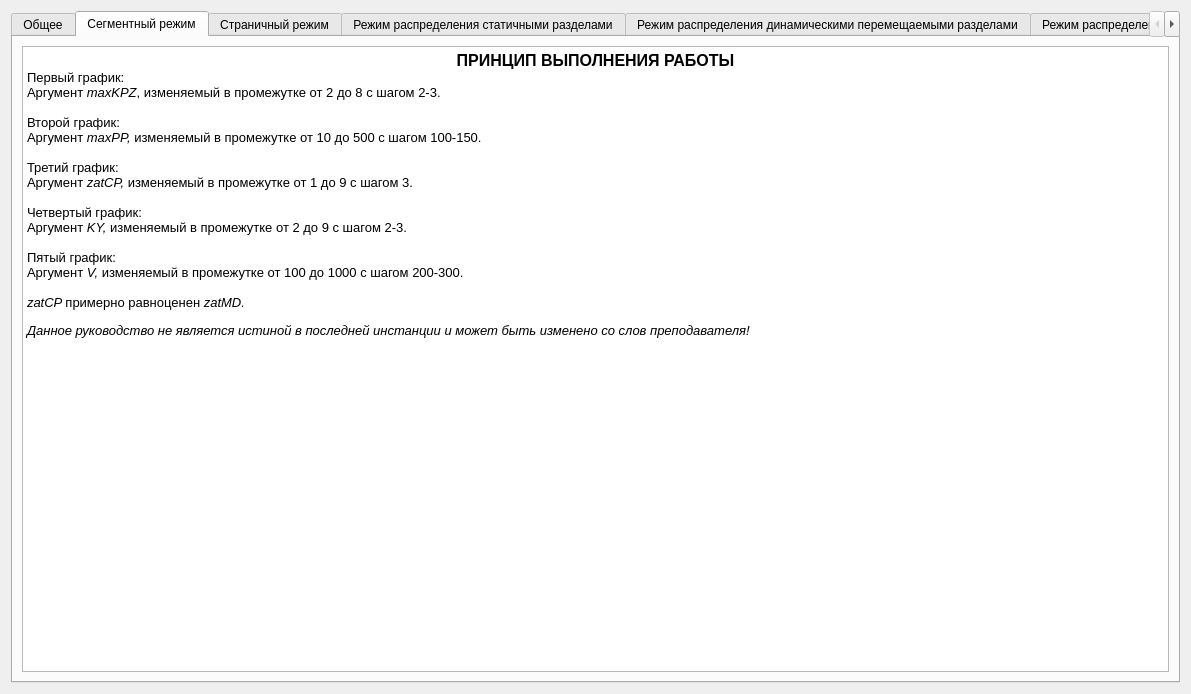
<?xml version="1.0" encoding="UTF-8"?>
<ui version="4.0">
 <class>help_window</class>
 <widget class="QDialog" name="help_window">
  <property name="geometry">
   <rect>
    <x>0</x>
    <y>0</y>
    <width>1191</width>
    <height>694</height>
   </rect>
  </property>
  <property name="windowTitle">
   <string>Dialog</string>
  </property>
  <layout class="QVBoxLayout" name="verticalLayout">
   <item>
    <widget class="QTabWidget" name="tabWidget">
     <property name="currentIndex">
      <number>1</number>
     </property>
     <widget class="QWidget" name="tab">
      <attribute name="title">
       <string>Общее</string>
      </attribute>
      <layout class="QGridLayout" name="gridLayout">
       <item row="0" column="0">
        <widget class="QTextBrowser" name="textBrowser">
         <property name="html">
          <string>&lt;!DOCTYPE HTML PUBLIC &quot;-//W3C//DTD HTML 4.0//EN&quot; &quot;http://www.w3.org/TR/REC-html40/strict.dtd&quot;&gt;
&lt;html&gt;&lt;head&gt;&lt;meta name=&quot;qrichtext&quot; content=&quot;1&quot; /&gt;&lt;style type=&quot;text/css&quot;&gt;
p, li { white-space: pre-wrap; }
&lt;/style&gt;&lt;/head&gt;&lt;body style=&quot; font-family:'MS Shell Dlg 2'; font-size:8.25pt; font-weight:400; font-style:normal;&quot;&gt;
&lt;p align=&quot;center&quot; style=&quot; margin-top:0px; margin-bottom:0px; margin-left:0px; margin-right:0px; -qt-block-indent:0; text-indent:0px;&quot;&gt;&lt;span style=&quot; font-family:'MS Shell Dlg 2'; font-size:12pt; font-weight:600;&quot;&gt;ОСНОВНЫЕ СОКРАЩЕНИЯ&lt;/span&gt;&lt;/p&gt;
&lt;p style=&quot; margin-top:0px; margin-bottom:0px; margin-left:0px; margin-right:0px; -qt-block-indent:0; text-indent:0px;&quot;&gt;&lt;span style=&quot; font-family:'MS Shell Dlg 2'; font-size:10pt;&quot;&gt;Количество устройств: &lt;/span&gt;&lt;span style=&quot; font-family:'MS Shell Dlg 2'; font-size:10pt; font-style:italic;&quot;&gt;KY&lt;/span&gt;&lt;span style=&quot; font-family:'MS Shell Dlg 2'; font-size:10pt;&quot;&gt; &lt;/span&gt;&lt;/p&gt;
&lt;p style=&quot; margin-top:0px; margin-bottom:0px; margin-left:0px; margin-right:0px; -qt-block-indent:0; text-indent:0px;&quot;&gt;&lt;span style=&quot; font-family:'MS Shell Dlg 2'; font-size:10pt;&quot;&gt;Макс. Объем памяти: &lt;/span&gt;&lt;span style=&quot; font-family:'MS Shell Dlg 2'; font-size:10pt; font-style:italic;&quot;&gt;V&lt;/span&gt;&lt;/p&gt;
&lt;p style=&quot; margin-top:0px; margin-bottom:0px; margin-left:0px; margin-right:0px; -qt-block-indent:0; text-indent:0px;&quot;&gt;&lt;span style=&quot; font-family:'MS Shell Dlg 2'; font-size:10pt;&quot;&gt;Затраты ЦП на перемещение сегмента: &lt;/span&gt;&lt;span style=&quot; font-family:'MS Shell Dlg 2'; font-size:10pt; font-style:italic;&quot;&gt;zatCP&lt;/span&gt;&lt;/p&gt;
&lt;p style=&quot; margin-top:0px; margin-bottom:0px; margin-left:0px; margin-right:0px; -qt-block-indent:0; text-indent:0px;&quot;&gt;&lt;span style=&quot; font-family:'MS Shell Dlg 2'; font-size:10pt;&quot;&gt;Затраты МД на перемещение сегмента: &lt;/span&gt;&lt;span style=&quot; font-family:'MS Shell Dlg 2'; font-size:10pt; font-style:italic;&quot;&gt;zatMD&lt;/span&gt;&lt;/p&gt;
&lt;p style=&quot; margin-top:0px; margin-bottom:0px; margin-left:0px; margin-right:0px; -qt-block-indent:0; text-indent:0px;&quot;&gt;&lt;span style=&quot; font-family:'MS Shell Dlg 2'; font-size:10pt;&quot;&gt;Количество заданий: &lt;/span&gt;&lt;span style=&quot; font-family:'MS Shell Dlg 2'; font-size:10pt; font-style:italic;&quot;&gt;KZ&lt;/span&gt;&lt;/p&gt;
&lt;p style=&quot; margin-top:0px; margin-bottom:0px; margin-left:0px; margin-right:0px; -qt-block-indent:0; text-indent:0px;&quot;&gt;&lt;span style=&quot; font-family:'MS Shell Dlg 2'; font-size:10pt;&quot;&gt;Максимальное количество процессов в задании: &lt;/span&gt;&lt;span style=&quot; font-family:'MS Shell Dlg 2'; font-size:10pt; font-style:italic;&quot;&gt;maxKPZ&lt;/span&gt;&lt;/p&gt;
&lt;p style=&quot; margin-top:0px; margin-bottom:0px; margin-left:0px; margin-right:0px; -qt-block-indent:0; text-indent:0px;&quot;&gt;&lt;span style=&quot; font-family:'MS Shell Dlg 2'; font-size:10pt;&quot;&gt;Максимальная продолжительность процесса: &lt;/span&gt;&lt;span style=&quot; font-family:'MS Shell Dlg 2'; font-size:10pt; font-style:italic;&quot;&gt;maxPP&lt;/span&gt;&lt;/p&gt;
&lt;p style=&quot; margin-top:0px; margin-bottom:0px; margin-left:0px; margin-right:0px; -qt-block-indent:0; text-indent:0px;&quot;&gt;&lt;span style=&quot; font-family:'MS Shell Dlg 2'; font-size:10pt;&quot;&gt;Максимальный размер памяти процесса: &lt;/span&gt;&lt;span style=&quot; font-family:'MS Shell Dlg 2'; font-size:10pt; font-style:italic;&quot;&gt;maxVP&lt;/span&gt;&lt;/p&gt;
&lt;p style=&quot; margin-top:0px; margin-bottom:0px; margin-left:0px; margin-right:0px; -qt-block-indent:0; text-indent:0px;&quot;&gt;&lt;span style=&quot; font-family:'MS Shell Dlg 2'; font-size:10pt;&quot;&gt;Cреднее время выполнения одного задания: &lt;/span&gt;&lt;span style=&quot; font-family:'MS Shell Dlg 2'; font-size:10pt; font-style:italic;&quot;&gt;srT&lt;/span&gt;&lt;/p&gt;
&lt;p style=&quot; margin-top:0px; margin-bottom:0px; margin-left:0px; margin-right:0px; -qt-block-indent:0; text-indent:0px;&quot;&gt;&lt;span style=&quot; font-family:'MS Shell Dlg 2'; font-size:10pt;&quot;&gt;Количество статических разделов: &lt;/span&gt;&lt;span style=&quot; font-family:'MS Shell Dlg 2'; font-size:10pt; font-style:italic;&quot;&gt;KR&lt;/span&gt;&lt;/p&gt;
&lt;p style=&quot;-qt-paragraph-type:empty; margin-top:0px; margin-bottom:0px; margin-left:0px; margin-right:0px; -qt-block-indent:0; text-indent:0px; font-family:'MS Shell Dlg 2'; font-size:10pt;&quot;&gt;&lt;br /&gt;&lt;/p&gt;
&lt;p align=&quot;center&quot; style=&quot; margin-top:0px; margin-bottom:0px; margin-left:0px; margin-right:0px; -qt-block-indent:0; text-indent:0px;&quot;&gt;&lt;span style=&quot; font-family:'MS Shell Dlg 2'; font-size:12pt; font-weight:600;&quot;&gt;ПРИНЦИП ВЫПОЛНЕНИЯ РАБОТЫ&lt;/span&gt;&lt;/p&gt;
&lt;p style=&quot; margin-top:0px; margin-bottom:0px; margin-left:0px; margin-right:0px; -qt-block-indent:0; text-indent:0px;&quot;&gt;&lt;span style=&quot; font-family:'MS Shell Dlg 2'; font-size:10pt;&quot;&gt;Необходимо построить графики зависимости среднего времени выполнения одного задания от количества устройств при разных аргументах. Аргументы для каждого задания описаны в конкретных вкладках данного руководства. &lt;/span&gt;&lt;/p&gt;
&lt;p style=&quot;-qt-paragraph-type:empty; margin-top:0px; margin-bottom:0px; margin-left:0px; margin-right:0px; -qt-block-indent:0; text-indent:0px; font-family:'MS Shell Dlg 2'; font-size:10pt;&quot;&gt;&lt;br /&gt;&lt;/p&gt;
&lt;p style=&quot; margin-top:0px; margin-bottom:0px; margin-left:0px; margin-right:0px; -qt-block-indent:0; text-indent:0px;&quot;&gt;&lt;span style=&quot; font-family:'MS Shell Dlg 2'; font-size:10pt;&quot;&gt;Количество заданий нужно изменять в промежутке от 1 до 30 с шагом 3-5.&lt;/span&gt;&lt;/p&gt;
&lt;p style=&quot;-qt-paragraph-type:empty; margin-top:0px; margin-bottom:0px; margin-left:0px; margin-right:0px; -qt-block-indent:0; text-indent:0px; font-family:'MS Shell Dlg 2'; font-size:10pt;&quot;&gt;&lt;br /&gt;&lt;/p&gt;
&lt;p style=&quot; margin-top:0px; margin-bottom:0px; margin-left:0px; margin-right:0px; -qt-block-indent:0; text-indent:0px;&quot;&gt;&lt;span style=&quot; font-family:'MS Shell Dlg 2'; font-size:10pt;&quot;&gt;Значения полей, не использующихся в построении графиков:&lt;/span&gt;&lt;/p&gt;
&lt;p style=&quot;-qt-paragraph-type:empty; margin-top:0px; margin-bottom:0px; margin-left:0px; margin-right:0px; -qt-block-indent:0; text-indent:0px; font-family:'MS Shell Dlg 2'; font-size:10pt;&quot;&gt;&lt;br /&gt;&lt;/p&gt;
&lt;p style=&quot; margin-top:0px; margin-bottom:0px; margin-left:0px; margin-right:0px; -qt-block-indent:0; text-indent:0px;&quot;&gt;&lt;span style=&quot; font-family:'MS Shell Dlg 2'; font-size:10pt; font-style:italic;&quot;&gt;KY&lt;/span&gt;&lt;span style=&quot; font-family:'MS Shell Dlg 2'; font-size:10pt;&quot;&gt; = 2-5, &lt;/span&gt;&lt;span style=&quot; font-family:'MS Shell Dlg 2'; font-size:10pt; font-style:italic;&quot;&gt;zatCP&lt;/span&gt;&lt;span style=&quot; font-family:'MS Shell Dlg 2'; font-size:10pt;&quot;&gt; = 1, &lt;/span&gt;&lt;span style=&quot; font-family:'MS Shell Dlg 2'; font-size:10pt; font-style:italic;&quot;&gt;zatMD&lt;/span&gt;&lt;span style=&quot; font-family:'MS Shell Dlg 2'; font-size:10pt;&quot;&gt; = 1, &lt;/span&gt;&lt;span style=&quot; font-family:'MS Shell Dlg 2'; font-size:10pt; font-style:italic;&quot;&gt;V&lt;/span&gt;&lt;span style=&quot; font-family:'MS Shell Dlg 2'; font-size:10pt;&quot;&gt; = 1000-2000, &lt;/span&gt;&lt;span style=&quot; font-family:'MS Shell Dlg 2'; font-size:10pt; font-style:italic;&quot;&gt;maxPP&lt;/span&gt;&lt;span style=&quot; font-family:'MS Shell Dlg 2'; font-size:10pt;&quot;&gt; = 30-50, &lt;/span&gt;&lt;span style=&quot; font-family:'MS Shell Dlg 2'; font-size:10pt; font-style:italic;&quot;&gt;maxVP&lt;/span&gt;&lt;span style=&quot; font-family:'MS Shell Dlg 2'; font-size:10pt;&quot;&gt; = 30-50, &lt;/span&gt;&lt;span style=&quot; font-family:'MS Shell Dlg 2'; font-size:10pt; font-style:italic;&quot;&gt;maxKPZ&lt;/span&gt;&lt;span style=&quot; font-family:'MS Shell Dlg 2'; font-size:10pt;&quot;&gt; = 2-5.&lt;/span&gt;&lt;/p&gt;
&lt;p style=&quot;-qt-paragraph-type:empty; margin-top:0px; margin-bottom:0px; margin-left:0px; margin-right:0px; -qt-block-indent:0; text-indent:0px; font-family:'MS Shell Dlg 2'; font-size:10pt;&quot;&gt;&lt;br /&gt;&lt;/p&gt;
&lt;p style=&quot; margin-top:0px; margin-bottom:0px; margin-left:0px; margin-right:0px; -qt-block-indent:0; text-indent:0px;&quot;&gt;&lt;span style=&quot; font-family:'MS Shell Dlg 2'; font-size:10pt;&quot;&gt;К примеру, если аргументом в конкретном построении является zatCP, то его значение изменяется в промежутке от 1 до 9 с шагом 3, а остальные характеристики выглядят так: &lt;/span&gt;&lt;/p&gt;
&lt;p style=&quot;-qt-paragraph-type:empty; margin-top:0px; margin-bottom:0px; margin-left:0px; margin-right:0px; -qt-block-indent:0; text-indent:0px; font-family:'MS Shell Dlg 2'; font-size:10pt;&quot;&gt;&lt;br /&gt;&lt;/p&gt;
&lt;p style=&quot; margin-top:0px; margin-bottom:0px; margin-left:0px; margin-right:0px; -qt-block-indent:0; text-indent:0px;&quot;&gt;&lt;span style=&quot; font-family:'MS Shell Dlg 2'; font-size:10pt; font-style:italic;&quot;&gt;KY&lt;/span&gt;&lt;span style=&quot; font-family:'MS Shell Dlg 2'; font-size:10pt;&quot;&gt; = 2-5, &lt;/span&gt;&lt;span style=&quot; font-family:'MS Shell Dlg 2'; font-size:10pt; font-style:italic;&quot;&gt;zatMD&lt;/span&gt;&lt;span style=&quot; font-family:'MS Shell Dlg 2'; font-size:10pt;&quot;&gt; = 1, &lt;/span&gt;&lt;span style=&quot; font-family:'MS Shell Dlg 2'; font-size:10pt; font-style:italic;&quot;&gt;V&lt;/span&gt;&lt;span style=&quot; font-family:'MS Shell Dlg 2'; font-size:10pt;&quot;&gt; = 1000-2000, &lt;/span&gt;&lt;span style=&quot; font-family:'MS Shell Dlg 2'; font-size:10pt; font-style:italic;&quot;&gt;maxPP&lt;/span&gt;&lt;span style=&quot; font-family:'MS Shell Dlg 2'; font-size:10pt;&quot;&gt; = 30-50, &lt;/span&gt;&lt;span style=&quot; font-family:'MS Shell Dlg 2'; font-size:10pt; font-style:italic;&quot;&gt;maxVP&lt;/span&gt;&lt;span style=&quot; font-family:'MS Shell Dlg 2'; font-size:10pt;&quot;&gt; = 30-50, &lt;/span&gt;&lt;span style=&quot; font-family:'MS Shell Dlg 2'; font-size:10pt; font-style:italic;&quot;&gt;maxKPZ&lt;/span&gt;&lt;span style=&quot; font-family:'MS Shell Dlg 2'; font-size:10pt;&quot;&gt; = 2-5.&lt;/span&gt;&lt;/p&gt;
&lt;p style=&quot;-qt-paragraph-type:empty; margin-top:0px; margin-bottom:0px; margin-left:0px; margin-right:0px; -qt-block-indent:0; text-indent:0px; font-family:'MS Shell Dlg 2'; font-size:10pt;&quot;&gt;&lt;br /&gt;&lt;/p&gt;
&lt;p style=&quot; margin-top:0px; margin-bottom:0px; margin-left:0px; margin-right:0px; -qt-block-indent:0; text-indent:0px;&quot;&gt;&lt;span style=&quot; font-family:'MS Shell Dlg 2'; font-size:10pt; font-style:italic;&quot;&gt;Данное руководство не является истиной в последней инстанции и может быть изменено со слов преподавателя!&lt;/span&gt;&lt;/p&gt;
&lt;p style=&quot;-qt-paragraph-type:empty; margin-top:0px; margin-bottom:0px; margin-left:0px; margin-right:0px; -qt-block-indent:0; text-indent:0px; font-family:'MS Shell Dlg 2'; font-size:10pt;&quot;&gt;&lt;br /&gt;&lt;/p&gt;&lt;/body&gt;&lt;/html&gt;</string>
         </property>
        </widget>
       </item>
      </layout>
     </widget>
     <widget class="QWidget" name="tab_3">
      <attribute name="title">
       <string>Сегментный режим</string>
      </attribute>
      <layout class="QGridLayout" name="gridLayout_2">
       <item row="0" column="0">
        <widget class="QTextBrowser" name="textBrowser_2">
         <property name="html">
          <string>&lt;!DOCTYPE HTML PUBLIC &quot;-//W3C//DTD HTML 4.0//EN&quot; &quot;http://www.w3.org/TR/REC-html40/strict.dtd&quot;&gt;
&lt;html&gt;&lt;head&gt;&lt;meta name=&quot;qrichtext&quot; content=&quot;1&quot; /&gt;&lt;style type=&quot;text/css&quot;&gt;
p, li { white-space: pre-wrap; }
&lt;/style&gt;&lt;/head&gt;&lt;body style=&quot; font-family:'MS Shell Dlg 2'; font-size:8.25pt; font-weight:400; font-style:normal;&quot;&gt;
&lt;p align=&quot;center&quot; style=&quot; margin-top:0px; margin-bottom:0px; margin-left:0px; margin-right:0px; -qt-block-indent:0; text-indent:0px;&quot;&gt;&lt;span style=&quot; font-family:'MS Shell Dlg 2'; font-size:12pt; font-weight:600;&quot;&gt;ПРИНЦИП ВЫПОЛНЕНИЯ РАБОТЫ&lt;/span&gt;&lt;/p&gt;
&lt;p style=&quot; margin-top:0px; margin-bottom:0px; margin-left:0px; margin-right:0px; -qt-block-indent:0; text-indent:0px;&quot;&gt;&lt;span style=&quot; font-family:'MS Shell Dlg 2'; font-size:10pt;&quot;&gt;Первый график:&lt;/span&gt;&lt;/p&gt;
&lt;p style=&quot; margin-top:0px; margin-bottom:0px; margin-left:0px; margin-right:0px; -qt-block-indent:0; text-indent:0px;&quot;&gt;&lt;span style=&quot; font-family:'MS Shell Dlg 2'; font-size:10pt;&quot;&gt;Аргумент &lt;/span&gt;&lt;span style=&quot; font-family:'MS Shell Dlg 2'; font-size:10pt; font-style:italic;&quot;&gt;maxKPZ&lt;/span&gt;&lt;span style=&quot; font-family:'MS Shell Dlg 2'; font-size:10pt;&quot;&gt;, изменяемый в промежутке от 2 до 8 с шагом 2-3.&lt;/span&gt;&lt;/p&gt;
&lt;p style=&quot;-qt-paragraph-type:empty; margin-top:0px; margin-bottom:0px; margin-left:0px; margin-right:0px; -qt-block-indent:0; text-indent:0px; font-family:'MS Shell Dlg 2'; font-size:10pt;&quot;&gt;&lt;br /&gt;&lt;/p&gt;
&lt;p style=&quot; margin-top:0px; margin-bottom:0px; margin-left:0px; margin-right:0px; -qt-block-indent:0; text-indent:0px;&quot;&gt;&lt;span style=&quot; font-family:'MS Shell Dlg 2'; font-size:10pt;&quot;&gt;Второй график:&lt;/span&gt;&lt;/p&gt;
&lt;p style=&quot; margin-top:0px; margin-bottom:0px; margin-left:0px; margin-right:0px; -qt-block-indent:0; text-indent:0px;&quot;&gt;&lt;span style=&quot; font-family:'MS Shell Dlg 2'; font-size:10pt;&quot;&gt;Аргумент &lt;/span&gt;&lt;span style=&quot; font-family:'MS Shell Dlg 2'; font-size:10pt; font-style:italic;&quot;&gt;maxPP, &lt;/span&gt;&lt;span style=&quot; font-family:'MS Shell Dlg 2'; font-size:10pt;&quot;&gt;изменяемый в промежутке от 10 до 500 с шагом 100-150.&lt;/span&gt;&lt;/p&gt;
&lt;p style=&quot;-qt-paragraph-type:empty; margin-top:0px; margin-bottom:0px; margin-left:0px; margin-right:0px; -qt-block-indent:0; text-indent:0px; font-family:'MS Shell Dlg 2'; font-size:10pt;&quot;&gt;&lt;br /&gt;&lt;/p&gt;
&lt;p style=&quot; margin-top:0px; margin-bottom:0px; margin-left:0px; margin-right:0px; -qt-block-indent:0; text-indent:0px;&quot;&gt;&lt;span style=&quot; font-family:'MS Shell Dlg 2'; font-size:10pt;&quot;&gt;Третий график:&lt;/span&gt;&lt;/p&gt;
&lt;p style=&quot; margin-top:0px; margin-bottom:0px; margin-left:0px; margin-right:0px; -qt-block-indent:0; text-indent:0px;&quot;&gt;&lt;span style=&quot; font-family:'MS Shell Dlg 2'; font-size:10pt;&quot;&gt;Аргумент &lt;/span&gt;&lt;span style=&quot; font-family:'MS Shell Dlg 2'; font-size:10pt; font-style:italic;&quot;&gt;zatCP, &lt;/span&gt;&lt;span style=&quot; font-family:'MS Shell Dlg 2'; font-size:10pt;&quot;&gt;изменяемый в промежутке от 1 до 9 с шагом 3.&lt;/span&gt;&lt;/p&gt;
&lt;p style=&quot;-qt-paragraph-type:empty; margin-top:0px; margin-bottom:0px; margin-left:0px; margin-right:0px; -qt-block-indent:0; text-indent:0px; font-family:'MS Shell Dlg 2'; font-size:10pt;&quot;&gt;&lt;br /&gt;&lt;/p&gt;
&lt;p style=&quot; margin-top:0px; margin-bottom:0px; margin-left:0px; margin-right:0px; -qt-block-indent:0; text-indent:0px;&quot;&gt;&lt;span style=&quot; font-family:'MS Shell Dlg 2'; font-size:10pt;&quot;&gt;Четвертый график:&lt;/span&gt;&lt;/p&gt;
&lt;p style=&quot; margin-top:0px; margin-bottom:0px; margin-left:0px; margin-right:0px; -qt-block-indent:0; text-indent:0px;&quot;&gt;&lt;span style=&quot; font-family:'MS Shell Dlg 2'; font-size:10pt;&quot;&gt;Аргумент &lt;/span&gt;&lt;span style=&quot; font-family:'MS Shell Dlg 2'; font-size:10pt; font-style:italic;&quot;&gt;KY, &lt;/span&gt;&lt;span style=&quot; font-family:'MS Shell Dlg 2'; font-size:10pt;&quot;&gt;изменяемый в промежутке от 2 до 9 с шагом 2-3.&lt;/span&gt;&lt;/p&gt;
&lt;p style=&quot;-qt-paragraph-type:empty; margin-top:0px; margin-bottom:0px; margin-left:0px; margin-right:0px; -qt-block-indent:0; text-indent:0px; font-family:'MS Shell Dlg 2'; font-size:10pt;&quot;&gt;&lt;br /&gt;&lt;/p&gt;
&lt;p style=&quot; margin-top:0px; margin-bottom:0px; margin-left:0px; margin-right:0px; -qt-block-indent:0; text-indent:0px;&quot;&gt;&lt;span style=&quot; font-family:'MS Shell Dlg 2'; font-size:10pt;&quot;&gt;Пятый график:&lt;/span&gt;&lt;/p&gt;
&lt;p style=&quot; margin-top:0px; margin-bottom:0px; margin-left:0px; margin-right:0px; -qt-block-indent:0; text-indent:0px;&quot;&gt;&lt;span style=&quot; font-family:'MS Shell Dlg 2'; font-size:10pt;&quot;&gt;Аргумент &lt;/span&gt;&lt;span style=&quot; font-family:'MS Shell Dlg 2'; font-size:10pt; font-style:italic;&quot;&gt;V, &lt;/span&gt;&lt;span style=&quot; font-family:'MS Shell Dlg 2'; font-size:10pt;&quot;&gt;изменяемый в промежутке от 100 до 1000 с шагом 200-300.&lt;/span&gt;&lt;/p&gt;
&lt;p style=&quot;-qt-paragraph-type:empty; margin-top:0px; margin-bottom:0px; margin-left:0px; margin-right:0px; -qt-block-indent:0; text-indent:0px; font-family:'MS Shell Dlg 2'; font-size:10pt;&quot;&gt;&lt;br /&gt;&lt;/p&gt;
&lt;p style=&quot; margin-top:0px; margin-bottom:0px; margin-left:0px; margin-right:0px; -qt-block-indent:0; text-indent:0px;&quot;&gt;&lt;span style=&quot; font-family:'MS Shell Dlg 2'; font-size:10pt; font-style:italic;&quot;&gt;zatCP &lt;/span&gt;&lt;span style=&quot; font-family:'MS Shell Dlg 2'; font-size:10pt;&quot;&gt;примерно равноценен&lt;/span&gt;&lt;span style=&quot; font-family:'MS Shell Dlg 2'; font-size:10pt; font-style:italic;&quot;&gt; zatMD.&lt;/span&gt;&lt;/p&gt;
&lt;p style=&quot;-qt-paragraph-type:empty; margin-top:0px; margin-bottom:0px; margin-left:0px; margin-right:0px; -qt-block-indent:0; text-indent:0px; font-family:'MS Shell Dlg 2'; font-size:7.8pt;&quot;&gt;&lt;br /&gt;&lt;/p&gt;
&lt;p style=&quot; margin-top:0px; margin-bottom:0px; margin-left:0px; margin-right:0px; -qt-block-indent:0; text-indent:0px;&quot;&gt;&lt;span style=&quot; font-family:'MS Shell Dlg 2'; font-size:10pt; font-style:italic;&quot;&gt;Данное руководство не является истиной в последней инстанции и может быть изменено со слов преподавателя!&lt;/span&gt;&lt;/p&gt;
&lt;p style=&quot;-qt-paragraph-type:empty; margin-top:0px; margin-bottom:0px; margin-left:0px; margin-right:0px; -qt-block-indent:0; text-indent:0px; font-family:'MS Shell Dlg 2'; font-size:10pt;&quot;&gt;&lt;br /&gt;&lt;/p&gt;&lt;/body&gt;&lt;/html&gt;</string>
         </property>
        </widget>
       </item>
      </layout>
     </widget>
     <widget class="QWidget" name="tab_4">
      <attribute name="title">
       <string>Страничный режим</string>
      </attribute>
      <layout class="QGridLayout" name="gridLayout_3">
       <item row="0" column="0">
        <widget class="QTextBrowser" name="textBrowser_3">
         <property name="html">
          <string>&lt;!DOCTYPE HTML PUBLIC &quot;-//W3C//DTD HTML 4.0//EN&quot; &quot;http://www.w3.org/TR/REC-html40/strict.dtd&quot;&gt;
&lt;html&gt;&lt;head&gt;&lt;meta name=&quot;qrichtext&quot; content=&quot;1&quot; /&gt;&lt;style type=&quot;text/css&quot;&gt;
p, li { white-space: pre-wrap; }
&lt;/style&gt;&lt;/head&gt;&lt;body style=&quot; font-family:'MS Shell Dlg 2'; font-size:8.25pt; font-weight:400; font-style:normal;&quot;&gt;
&lt;p align=&quot;center&quot; style=&quot; margin-top:0px; margin-bottom:0px; margin-left:0px; margin-right:0px; -qt-block-indent:0; text-indent:0px;&quot;&gt;&lt;span style=&quot; font-family:'MS Shell Dlg 2'; font-size:12pt; font-weight:600;&quot;&gt;ПРИНЦИП ВЫПОЛНЕНИЯ РАБОТЫ&lt;/span&gt;&lt;/p&gt;
&lt;p style=&quot; margin-top:0px; margin-bottom:0px; margin-left:0px; margin-right:0px; -qt-block-indent:0; text-indent:0px;&quot;&gt;&lt;span style=&quot; font-family:'MS Shell Dlg 2'; font-size:10pt;&quot;&gt;Первый график:&lt;/span&gt;&lt;/p&gt;
&lt;p style=&quot; margin-top:0px; margin-bottom:0px; margin-left:0px; margin-right:0px; -qt-block-indent:0; text-indent:0px;&quot;&gt;&lt;span style=&quot; font-family:'MS Shell Dlg 2'; font-size:10pt;&quot;&gt;Аргумент &lt;/span&gt;&lt;span style=&quot; font-family:'MS Shell Dlg 2'; font-size:10pt; font-style:italic;&quot;&gt;maxKPZ&lt;/span&gt;&lt;span style=&quot; font-family:'MS Shell Dlg 2'; font-size:10pt;&quot;&gt;, изменяемый в промежутке от 2 до 8 с шагом 2-3.&lt;/span&gt;&lt;/p&gt;
&lt;p style=&quot;-qt-paragraph-type:empty; margin-top:0px; margin-bottom:0px; margin-left:0px; margin-right:0px; -qt-block-indent:0; text-indent:0px; font-family:'MS Shell Dlg 2'; font-size:10pt;&quot;&gt;&lt;br /&gt;&lt;/p&gt;
&lt;p style=&quot; margin-top:0px; margin-bottom:0px; margin-left:0px; margin-right:0px; -qt-block-indent:0; text-indent:0px;&quot;&gt;&lt;span style=&quot; font-family:'MS Shell Dlg 2'; font-size:10pt;&quot;&gt;Второй график:&lt;/span&gt;&lt;/p&gt;
&lt;p style=&quot; margin-top:0px; margin-bottom:0px; margin-left:0px; margin-right:0px; -qt-block-indent:0; text-indent:0px;&quot;&gt;&lt;span style=&quot; font-family:'MS Shell Dlg 2'; font-size:10pt;&quot;&gt;Аргумент &lt;/span&gt;&lt;span style=&quot; font-family:'MS Shell Dlg 2'; font-size:10pt; font-style:italic;&quot;&gt;maxPP, &lt;/span&gt;&lt;span style=&quot; font-family:'MS Shell Dlg 2'; font-size:10pt;&quot;&gt;изменяемый в промежутке от 10 до 500 с шагом 100-150.&lt;/span&gt;&lt;/p&gt;
&lt;p style=&quot;-qt-paragraph-type:empty; margin-top:0px; margin-bottom:0px; margin-left:0px; margin-right:0px; -qt-block-indent:0; text-indent:0px; font-family:'MS Shell Dlg 2'; font-size:10pt;&quot;&gt;&lt;br /&gt;&lt;/p&gt;
&lt;p style=&quot; margin-top:0px; margin-bottom:0px; margin-left:0px; margin-right:0px; -qt-block-indent:0; text-indent:0px;&quot;&gt;&lt;span style=&quot; font-family:'MS Shell Dlg 2'; font-size:10pt;&quot;&gt;Третий график:&lt;/span&gt;&lt;/p&gt;
&lt;p style=&quot; margin-top:0px; margin-bottom:0px; margin-left:0px; margin-right:0px; -qt-block-indent:0; text-indent:0px;&quot;&gt;&lt;span style=&quot; font-family:'MS Shell Dlg 2'; font-size:10pt;&quot;&gt;Аргумент &lt;/span&gt;&lt;span style=&quot; font-family:'MS Shell Dlg 2'; font-size:10pt; font-style:italic;&quot;&gt;zatCP, &lt;/span&gt;&lt;span style=&quot; font-family:'MS Shell Dlg 2'; font-size:10pt;&quot;&gt;изменяемый в промежутке от 1 до 9 с шагом 3.&lt;/span&gt;&lt;/p&gt;
&lt;p style=&quot;-qt-paragraph-type:empty; margin-top:0px; margin-bottom:0px; margin-left:0px; margin-right:0px; -qt-block-indent:0; text-indent:0px; font-family:'MS Shell Dlg 2'; font-size:10pt;&quot;&gt;&lt;br /&gt;&lt;/p&gt;
&lt;p style=&quot; margin-top:0px; margin-bottom:0px; margin-left:0px; margin-right:0px; -qt-block-indent:0; text-indent:0px;&quot;&gt;&lt;span style=&quot; font-family:'MS Shell Dlg 2'; font-size:10pt;&quot;&gt;Четвертый график:&lt;/span&gt;&lt;/p&gt;
&lt;p style=&quot; margin-top:0px; margin-bottom:0px; margin-left:0px; margin-right:0px; -qt-block-indent:0; text-indent:0px;&quot;&gt;&lt;span style=&quot; font-family:'MS Shell Dlg 2'; font-size:10pt;&quot;&gt;Аргумент &lt;/span&gt;&lt;span style=&quot; font-family:'MS Shell Dlg 2'; font-size:10pt; font-style:italic;&quot;&gt;KY, &lt;/span&gt;&lt;span style=&quot; font-family:'MS Shell Dlg 2'; font-size:10pt;&quot;&gt;изменяемый в промежутке от 2 до 9 с шагом 2-3.&lt;/span&gt;&lt;/p&gt;
&lt;p style=&quot;-qt-paragraph-type:empty; margin-top:0px; margin-bottom:0px; margin-left:0px; margin-right:0px; -qt-block-indent:0; text-indent:0px; font-family:'MS Shell Dlg 2'; font-size:10pt;&quot;&gt;&lt;br /&gt;&lt;/p&gt;
&lt;p style=&quot; margin-top:0px; margin-bottom:0px; margin-left:0px; margin-right:0px; -qt-block-indent:0; text-indent:0px;&quot;&gt;&lt;span style=&quot; font-family:'MS Shell Dlg 2'; font-size:10pt;&quot;&gt;Пятый график:&lt;/span&gt;&lt;/p&gt;
&lt;p style=&quot; margin-top:0px; margin-bottom:0px; margin-left:0px; margin-right:0px; -qt-block-indent:0; text-indent:0px;&quot;&gt;&lt;span style=&quot; font-family:'MS Shell Dlg 2'; font-size:10pt;&quot;&gt;Аргумент &lt;/span&gt;&lt;span style=&quot; font-family:'MS Shell Dlg 2'; font-size:10pt; font-style:italic;&quot;&gt;V, &lt;/span&gt;&lt;span style=&quot; font-family:'MS Shell Dlg 2'; font-size:10pt;&quot;&gt;изменяемый в промежутке от 100 до 1000 с шагом 200-300.&lt;/span&gt;&lt;/p&gt;
&lt;p style=&quot;-qt-paragraph-type:empty; margin-top:0px; margin-bottom:0px; margin-left:0px; margin-right:0px; -qt-block-indent:0; text-indent:0px; font-family:'MS Shell Dlg 2'; font-size:10pt;&quot;&gt;&lt;br /&gt;&lt;/p&gt;
&lt;p style=&quot; margin-top:0px; margin-bottom:0px; margin-left:0px; margin-right:0px; -qt-block-indent:0; text-indent:0px;&quot;&gt;&lt;span style=&quot; font-family:'MS Shell Dlg 2'; font-size:10pt; font-style:italic;&quot;&gt;zatCP &lt;/span&gt;&lt;span style=&quot; font-family:'MS Shell Dlg 2'; font-size:10pt;&quot;&gt;примерно равноценен&lt;/span&gt;&lt;span style=&quot; font-family:'MS Shell Dlg 2'; font-size:10pt; font-style:italic;&quot;&gt; zatMD.&lt;/span&gt;&lt;/p&gt;
&lt;p style=&quot;-qt-paragraph-type:empty; margin-top:0px; margin-bottom:0px; margin-left:0px; margin-right:0px; -qt-block-indent:0; text-indent:0px; font-family:'MS Shell Dlg 2'; font-size:7.8pt;&quot;&gt;&lt;br /&gt;&lt;/p&gt;
&lt;p style=&quot; margin-top:0px; margin-bottom:0px; margin-left:0px; margin-right:0px; -qt-block-indent:0; text-indent:0px;&quot;&gt;&lt;span style=&quot; font-family:'MS Shell Dlg 2'; font-size:10pt; font-style:italic;&quot;&gt;Данное руководство не является истиной в последней инстанции и может быть изменено со слов преподавателя!&lt;/span&gt;&lt;/p&gt;
&lt;p style=&quot;-qt-paragraph-type:empty; margin-top:0px; margin-bottom:0px; margin-left:0px; margin-right:0px; -qt-block-indent:0; text-indent:0px; font-family:'MS Shell Dlg 2'; font-size:10pt;&quot;&gt;&lt;br /&gt;&lt;/p&gt;&lt;/body&gt;&lt;/html&gt;</string>
         </property>
        </widget>
       </item>
      </layout>
     </widget>
     <widget class="QWidget" name="tab_5">
      <attribute name="title">
       <string>Режим распределения статичными разделами</string>
      </attribute>
      <layout class="QGridLayout" name="gridLayout_4">
       <item row="0" column="0">
        <widget class="QTextBrowser" name="textBrowser_4">
         <property name="html">
          <string>&lt;!DOCTYPE HTML PUBLIC &quot;-//W3C//DTD HTML 4.0//EN&quot; &quot;http://www.w3.org/TR/REC-html40/strict.dtd&quot;&gt;
&lt;html&gt;&lt;head&gt;&lt;meta name=&quot;qrichtext&quot; content=&quot;1&quot; /&gt;&lt;style type=&quot;text/css&quot;&gt;
p, li { white-space: pre-wrap; }
&lt;/style&gt;&lt;/head&gt;&lt;body style=&quot; font-family:'MS Shell Dlg 2'; font-size:8.25pt; font-weight:400; font-style:normal;&quot;&gt;
&lt;p align=&quot;center&quot; style=&quot; margin-top:0px; margin-bottom:0px; margin-left:0px; margin-right:0px; -qt-block-indent:0; text-indent:0px;&quot;&gt;&lt;span style=&quot; font-family:'MS Shell Dlg 2'; font-size:12pt; font-weight:600;&quot;&gt;ПРИНЦИП ВЫПОЛНЕНИЯ РАБОТЫ&lt;/span&gt;&lt;/p&gt;
&lt;p style=&quot; margin-top:0px; margin-bottom:0px; margin-left:0px; margin-right:0px; -qt-block-indent:0; text-indent:0px;&quot;&gt;&lt;span style=&quot; font-family:'MS Shell Dlg 2'; font-size:10pt;&quot;&gt;Первый график:&lt;/span&gt;&lt;/p&gt;
&lt;p style=&quot; margin-top:0px; margin-bottom:0px; margin-left:0px; margin-right:0px; -qt-block-indent:0; text-indent:0px;&quot;&gt;&lt;span style=&quot; font-family:'MS Shell Dlg 2'; font-size:10pt;&quot;&gt;Аргумент &lt;/span&gt;&lt;span style=&quot; font-family:'MS Shell Dlg 2'; font-size:10pt; font-style:italic;&quot;&gt;maxKPZ&lt;/span&gt;&lt;span style=&quot; font-family:'MS Shell Dlg 2'; font-size:10pt;&quot;&gt;, изменяемый в промежутке от 2 до 8 с шагом 2-3.&lt;/span&gt;&lt;/p&gt;
&lt;p style=&quot;-qt-paragraph-type:empty; margin-top:0px; margin-bottom:0px; margin-left:0px; margin-right:0px; -qt-block-indent:0; text-indent:0px; font-family:'MS Shell Dlg 2'; font-size:10pt;&quot;&gt;&lt;br /&gt;&lt;/p&gt;
&lt;p style=&quot; margin-top:0px; margin-bottom:0px; margin-left:0px; margin-right:0px; -qt-block-indent:0; text-indent:0px;&quot;&gt;&lt;span style=&quot; font-family:'MS Shell Dlg 2'; font-size:10pt;&quot;&gt;Второй график:&lt;/span&gt;&lt;/p&gt;
&lt;p style=&quot; margin-top:0px; margin-bottom:0px; margin-left:0px; margin-right:0px; -qt-block-indent:0; text-indent:0px;&quot;&gt;&lt;span style=&quot; font-family:'MS Shell Dlg 2'; font-size:10pt;&quot;&gt;Аргумент &lt;/span&gt;&lt;span style=&quot; font-family:'MS Shell Dlg 2'; font-size:10pt; font-style:italic;&quot;&gt;maxPP, &lt;/span&gt;&lt;span style=&quot; font-family:'MS Shell Dlg 2'; font-size:10pt;&quot;&gt;изменяемый в промежутке от 10 до 500 с шагом 100-150.&lt;/span&gt;&lt;/p&gt;
&lt;p style=&quot;-qt-paragraph-type:empty; margin-top:0px; margin-bottom:0px; margin-left:0px; margin-right:0px; -qt-block-indent:0; text-indent:0px; font-family:'MS Shell Dlg 2'; font-size:10pt;&quot;&gt;&lt;br /&gt;&lt;/p&gt;
&lt;p style=&quot; margin-top:0px; margin-bottom:0px; margin-left:0px; margin-right:0px; -qt-block-indent:0; text-indent:0px;&quot;&gt;&lt;span style=&quot; font-family:'MS Shell Dlg 2'; font-size:10pt;&quot;&gt;Третий график:&lt;/span&gt;&lt;/p&gt;
&lt;p style=&quot; margin-top:0px; margin-bottom:0px; margin-left:0px; margin-right:0px; -qt-block-indent:0; text-indent:0px;&quot;&gt;&lt;span style=&quot; font-family:'MS Shell Dlg 2'; font-size:10pt;&quot;&gt;Аргумент &lt;/span&gt;&lt;span style=&quot; font-family:'MS Shell Dlg 2'; font-size:10pt; font-style:italic;&quot;&gt;KY, &lt;/span&gt;&lt;span style=&quot; font-family:'MS Shell Dlg 2'; font-size:10pt;&quot;&gt;изменяемый в промежутке от 2 до 9 с шагом 2-3.&lt;/span&gt;&lt;/p&gt;
&lt;p style=&quot;-qt-paragraph-type:empty; margin-top:0px; margin-bottom:0px; margin-left:0px; margin-right:0px; -qt-block-indent:0; text-indent:0px; font-family:'MS Shell Dlg 2'; font-size:10pt;&quot;&gt;&lt;br /&gt;&lt;/p&gt;
&lt;p style=&quot; margin-top:0px; margin-bottom:0px; margin-left:0px; margin-right:0px; -qt-block-indent:0; text-indent:0px;&quot;&gt;&lt;span style=&quot; font-family:'MS Shell Dlg 2'; font-size:10pt;&quot;&gt;Четвертый график:&lt;/span&gt;&lt;/p&gt;
&lt;p style=&quot; margin-top:0px; margin-bottom:0px; margin-left:0px; margin-right:0px; -qt-block-indent:0; text-indent:0px;&quot;&gt;&lt;span style=&quot; font-family:'MS Shell Dlg 2'; font-size:10pt;&quot;&gt;Аргумент &lt;/span&gt;&lt;span style=&quot; font-family:'MS Shell Dlg 2'; font-size:10pt; font-style:italic;&quot;&gt;V, &lt;/span&gt;&lt;span style=&quot; font-family:'MS Shell Dlg 2'; font-size:10pt;&quot;&gt;следует добавлять разделы, размером более чем масимальный объем памяти всего задания, от 2 до 8 разделов с шагом 2-3.&lt;/span&gt;&lt;/p&gt;
&lt;p style=&quot;-qt-paragraph-type:empty; margin-top:0px; margin-bottom:0px; margin-left:0px; margin-right:0px; -qt-block-indent:0; text-indent:0px; font-family:'MS Shell Dlg 2'; font-size:7.8pt;&quot;&gt;&lt;br /&gt;&lt;/p&gt;
&lt;p style=&quot; margin-top:0px; margin-bottom:0px; margin-left:0px; margin-right:0px; -qt-block-indent:0; text-indent:0px;&quot;&gt;&lt;span style=&quot; font-family:'MS Shell Dlg 2'; font-size:10pt; font-style:italic;&quot;&gt;Данное руководство не является истиной в последней инстанции и может быть изменено со слов преподавателя!&lt;/span&gt;&lt;/p&gt;
&lt;p style=&quot;-qt-paragraph-type:empty; margin-top:0px; margin-bottom:0px; margin-left:0px; margin-right:0px; -qt-block-indent:0; text-indent:0px; font-family:'MS Shell Dlg 2'; font-size:10pt;&quot;&gt;&lt;br /&gt;&lt;/p&gt;&lt;/body&gt;&lt;/html&gt;</string>
         </property>
        </widget>
       </item>
      </layout>
     </widget>
     <widget class="QWidget" name="tab_6">
      <attribute name="title">
       <string>Режим распределения динамическими перемещаемыми разделами</string>
      </attribute>
      <layout class="QGridLayout" name="gridLayout_5">
       <item row="0" column="0">
        <widget class="QTextBrowser" name="textBrowser_5">
         <property name="html">
          <string>&lt;!DOCTYPE HTML PUBLIC &quot;-//W3C//DTD HTML 4.0//EN&quot; &quot;http://www.w3.org/TR/REC-html40/strict.dtd&quot;&gt;
&lt;html&gt;&lt;head&gt;&lt;meta name=&quot;qrichtext&quot; content=&quot;1&quot; /&gt;&lt;style type=&quot;text/css&quot;&gt;
p, li { white-space: pre-wrap; }
&lt;/style&gt;&lt;/head&gt;&lt;body style=&quot; font-family:'MS Shell Dlg 2'; font-size:8.25pt; font-weight:400; font-style:normal;&quot;&gt;
&lt;p align=&quot;center&quot; style=&quot; margin-top:0px; margin-bottom:0px; margin-left:0px; margin-right:0px; -qt-block-indent:0; text-indent:0px;&quot;&gt;&lt;span style=&quot; font-family:'MS Shell Dlg 2'; font-size:12pt; font-weight:600;&quot;&gt;ПРИНЦИП ВЫПОЛНЕНИЯ РАБОТЫ&lt;/span&gt;&lt;/p&gt;
&lt;p style=&quot; margin-top:0px; margin-bottom:0px; margin-left:0px; margin-right:0px; -qt-block-indent:0; text-indent:0px;&quot;&gt;&lt;span style=&quot; font-family:'MS Shell Dlg 2'; font-size:10pt;&quot;&gt;Первый график:&lt;/span&gt;&lt;/p&gt;
&lt;p style=&quot; margin-top:0px; margin-bottom:0px; margin-left:0px; margin-right:0px; -qt-block-indent:0; text-indent:0px;&quot;&gt;&lt;span style=&quot; font-family:'MS Shell Dlg 2'; font-size:10pt;&quot;&gt;Аргумент &lt;/span&gt;&lt;span style=&quot; font-family:'MS Shell Dlg 2'; font-size:10pt; font-style:italic;&quot;&gt;maxKPZ&lt;/span&gt;&lt;span style=&quot; font-family:'MS Shell Dlg 2'; font-size:10pt;&quot;&gt;, изменяемый в промежутке от 2 до 8 с шагом 2-3.&lt;/span&gt;&lt;/p&gt;
&lt;p style=&quot;-qt-paragraph-type:empty; margin-top:0px; margin-bottom:0px; margin-left:0px; margin-right:0px; -qt-block-indent:0; text-indent:0px; font-family:'MS Shell Dlg 2'; font-size:10pt;&quot;&gt;&lt;br /&gt;&lt;/p&gt;
&lt;p style=&quot; margin-top:0px; margin-bottom:0px; margin-left:0px; margin-right:0px; -qt-block-indent:0; text-indent:0px;&quot;&gt;&lt;span style=&quot; font-family:'MS Shell Dlg 2'; font-size:10pt;&quot;&gt;Второй график:&lt;/span&gt;&lt;/p&gt;
&lt;p style=&quot; margin-top:0px; margin-bottom:0px; margin-left:0px; margin-right:0px; -qt-block-indent:0; text-indent:0px;&quot;&gt;&lt;span style=&quot; font-family:'MS Shell Dlg 2'; font-size:10pt;&quot;&gt;Аргумент &lt;/span&gt;&lt;span style=&quot; font-family:'MS Shell Dlg 2'; font-size:10pt; font-style:italic;&quot;&gt;maxPP, &lt;/span&gt;&lt;span style=&quot; font-family:'MS Shell Dlg 2'; font-size:10pt;&quot;&gt;изменяемый в промежутке от 10 до 500 с шагом 100-150.&lt;/span&gt;&lt;/p&gt;
&lt;p style=&quot;-qt-paragraph-type:empty; margin-top:0px; margin-bottom:0px; margin-left:0px; margin-right:0px; -qt-block-indent:0; text-indent:0px; font-family:'MS Shell Dlg 2'; font-size:10pt;&quot;&gt;&lt;br /&gt;&lt;/p&gt;
&lt;p style=&quot; margin-top:0px; margin-bottom:0px; margin-left:0px; margin-right:0px; -qt-block-indent:0; text-indent:0px;&quot;&gt;&lt;span style=&quot; font-family:'MS Shell Dlg 2'; font-size:10pt;&quot;&gt;Третий график:&lt;/span&gt;&lt;/p&gt;
&lt;p style=&quot; margin-top:0px; margin-bottom:0px; margin-left:0px; margin-right:0px; -qt-block-indent:0; text-indent:0px;&quot;&gt;&lt;span style=&quot; font-family:'MS Shell Dlg 2'; font-size:10pt;&quot;&gt;Аргумент &lt;/span&gt;&lt;span style=&quot; font-family:'MS Shell Dlg 2'; font-size:10pt; font-style:italic;&quot;&gt;zatCP, &lt;/span&gt;&lt;span style=&quot; font-family:'MS Shell Dlg 2'; font-size:10pt;&quot;&gt;изменяемый в промежутке от 1 до 9 с шагом 3.&lt;/span&gt;&lt;/p&gt;
&lt;p style=&quot;-qt-paragraph-type:empty; margin-top:0px; margin-bottom:0px; margin-left:0px; margin-right:0px; -qt-block-indent:0; text-indent:0px; font-family:'MS Shell Dlg 2'; font-size:10pt;&quot;&gt;&lt;br /&gt;&lt;/p&gt;
&lt;p style=&quot; margin-top:0px; margin-bottom:0px; margin-left:0px; margin-right:0px; -qt-block-indent:0; text-indent:0px;&quot;&gt;&lt;span style=&quot; font-family:'MS Shell Dlg 2'; font-size:10pt;&quot;&gt;Четвертый график:&lt;/span&gt;&lt;/p&gt;
&lt;p style=&quot; margin-top:0px; margin-bottom:0px; margin-left:0px; margin-right:0px; -qt-block-indent:0; text-indent:0px;&quot;&gt;&lt;span style=&quot; font-family:'MS Shell Dlg 2'; font-size:10pt;&quot;&gt;Аргумент &lt;/span&gt;&lt;span style=&quot; font-family:'MS Shell Dlg 2'; font-size:10pt; font-style:italic;&quot;&gt;KY, &lt;/span&gt;&lt;span style=&quot; font-family:'MS Shell Dlg 2'; font-size:10pt;&quot;&gt;изменяемый в промежутке от 2 до 9 с шагом 2-3.&lt;/span&gt;&lt;/p&gt;
&lt;p style=&quot;-qt-paragraph-type:empty; margin-top:0px; margin-bottom:0px; margin-left:0px; margin-right:0px; -qt-block-indent:0; text-indent:0px; font-family:'MS Shell Dlg 2'; font-size:10pt;&quot;&gt;&lt;br /&gt;&lt;/p&gt;
&lt;p style=&quot; margin-top:0px; margin-bottom:0px; margin-left:0px; margin-right:0px; -qt-block-indent:0; text-indent:0px;&quot;&gt;&lt;span style=&quot; font-family:'MS Shell Dlg 2'; font-size:10pt;&quot;&gt;Пятый график:&lt;/span&gt;&lt;/p&gt;
&lt;p style=&quot; margin-top:0px; margin-bottom:0px; margin-left:0px; margin-right:0px; -qt-block-indent:0; text-indent:0px;&quot;&gt;&lt;span style=&quot; font-family:'MS Shell Dlg 2'; font-size:10pt;&quot;&gt;Аргумент &lt;/span&gt;&lt;span style=&quot; font-family:'MS Shell Dlg 2'; font-size:10pt; font-style:italic;&quot;&gt;V, &lt;/span&gt;&lt;span style=&quot; font-family:'MS Shell Dlg 2'; font-size:10pt;&quot;&gt;изменяемый в промежутке от 100 до 1000 с шагом 200-300.&lt;/span&gt;&lt;/p&gt;
&lt;p style=&quot;-qt-paragraph-type:empty; margin-top:0px; margin-bottom:0px; margin-left:0px; margin-right:0px; -qt-block-indent:0; text-indent:0px; font-family:'MS Shell Dlg 2'; font-size:7.8pt;&quot;&gt;&lt;br /&gt;&lt;/p&gt;
&lt;p style=&quot; margin-top:0px; margin-bottom:0px; margin-left:0px; margin-right:0px; -qt-block-indent:0; text-indent:0px;&quot;&gt;&lt;span style=&quot; font-family:'MS Shell Dlg 2'; font-size:10pt; font-style:italic;&quot;&gt;Данное руководство не является истиной в последней инстанции и может быть изменено со слов преподавателя!&lt;/span&gt;&lt;/p&gt;
&lt;p style=&quot;-qt-paragraph-type:empty; margin-top:0px; margin-bottom:0px; margin-left:0px; margin-right:0px; -qt-block-indent:0; text-indent:0px; font-family:'MS Shell Dlg 2'; font-size:10pt;&quot;&gt;&lt;br /&gt;&lt;/p&gt;&lt;/body&gt;&lt;/html&gt;</string>
         </property>
        </widget>
       </item>
      </layout>
     </widget>
     <widget class="QWidget" name="tab_2">
      <attribute name="title">
       <string>Режим распределения динамическими неперемещаемыми разделами</string>
      </attribute>
      <layout class="QGridLayout" name="gridLayout_6">
       <item row="0" column="0">
        <widget class="QTextBrowser" name="textBrowser_6">
         <property name="html">
          <string>&lt;!DOCTYPE HTML PUBLIC &quot;-//W3C//DTD HTML 4.0//EN&quot; &quot;http://www.w3.org/TR/REC-html40/strict.dtd&quot;&gt;
&lt;html&gt;&lt;head&gt;&lt;meta name=&quot;qrichtext&quot; content=&quot;1&quot; /&gt;&lt;style type=&quot;text/css&quot;&gt;
p, li { white-space: pre-wrap; }
&lt;/style&gt;&lt;/head&gt;&lt;body style=&quot; font-family:'MS Shell Dlg 2'; font-size:8.25pt; font-weight:400; font-style:normal;&quot;&gt;
&lt;p align=&quot;center&quot; style=&quot; margin-top:0px; margin-bottom:0px; margin-left:0px; margin-right:0px; -qt-block-indent:0; text-indent:0px;&quot;&gt;&lt;span style=&quot; font-family:'MS Shell Dlg 2'; font-size:12pt; font-weight:600;&quot;&gt;ПРИНЦИП ВЫПОЛНЕНИЯ РАБОТЫ&lt;/span&gt;&lt;/p&gt;
&lt;p style=&quot; margin-top:0px; margin-bottom:0px; margin-left:0px; margin-right:0px; -qt-block-indent:0; text-indent:0px;&quot;&gt;&lt;span style=&quot; font-family:'MS Shell Dlg 2'; font-size:10pt;&quot;&gt;Первый график:&lt;/span&gt;&lt;/p&gt;
&lt;p style=&quot; margin-top:0px; margin-bottom:0px; margin-left:0px; margin-right:0px; -qt-block-indent:0; text-indent:0px;&quot;&gt;&lt;span style=&quot; font-family:'MS Shell Dlg 2'; font-size:10pt;&quot;&gt;Аргумент &lt;/span&gt;&lt;span style=&quot; font-family:'MS Shell Dlg 2'; font-size:10pt; font-style:italic;&quot;&gt;maxKPZ&lt;/span&gt;&lt;span style=&quot; font-family:'MS Shell Dlg 2'; font-size:10pt;&quot;&gt;, изменяемый в промежутке от 2 до 8 с шагом 2-3.&lt;/span&gt;&lt;/p&gt;
&lt;p style=&quot;-qt-paragraph-type:empty; margin-top:0px; margin-bottom:0px; margin-left:0px; margin-right:0px; -qt-block-indent:0; text-indent:0px; font-family:'MS Shell Dlg 2'; font-size:10pt;&quot;&gt;&lt;br /&gt;&lt;/p&gt;
&lt;p style=&quot; margin-top:0px; margin-bottom:0px; margin-left:0px; margin-right:0px; -qt-block-indent:0; text-indent:0px;&quot;&gt;&lt;span style=&quot; font-family:'MS Shell Dlg 2'; font-size:10pt;&quot;&gt;Второй график:&lt;/span&gt;&lt;/p&gt;
&lt;p style=&quot; margin-top:0px; margin-bottom:0px; margin-left:0px; margin-right:0px; -qt-block-indent:0; text-indent:0px;&quot;&gt;&lt;span style=&quot; font-family:'MS Shell Dlg 2'; font-size:10pt;&quot;&gt;Аргумент &lt;/span&gt;&lt;span style=&quot; font-family:'MS Shell Dlg 2'; font-size:10pt; font-style:italic;&quot;&gt;maxPP, &lt;/span&gt;&lt;span style=&quot; font-family:'MS Shell Dlg 2'; font-size:10pt;&quot;&gt;изменяемый в промежутке от 10 до 500 с шагом 100-150.&lt;/span&gt;&lt;/p&gt;
&lt;p style=&quot;-qt-paragraph-type:empty; margin-top:0px; margin-bottom:0px; margin-left:0px; margin-right:0px; -qt-block-indent:0; text-indent:0px; font-family:'MS Shell Dlg 2'; font-size:10pt;&quot;&gt;&lt;br /&gt;&lt;/p&gt;
&lt;p style=&quot; margin-top:0px; margin-bottom:0px; margin-left:0px; margin-right:0px; -qt-block-indent:0; text-indent:0px;&quot;&gt;&lt;span style=&quot; font-family:'MS Shell Dlg 2'; font-size:10pt;&quot;&gt;Третий график:&lt;/span&gt;&lt;/p&gt;
&lt;p style=&quot; margin-top:0px; margin-bottom:0px; margin-left:0px; margin-right:0px; -qt-block-indent:0; text-indent:0px;&quot;&gt;&lt;span style=&quot; font-family:'MS Shell Dlg 2'; font-size:10pt;&quot;&gt;Аргумент &lt;/span&gt;&lt;span style=&quot; font-family:'MS Shell Dlg 2'; font-size:10pt; font-style:italic;&quot;&gt;KY, &lt;/span&gt;&lt;span style=&quot; font-family:'MS Shell Dlg 2'; font-size:10pt;&quot;&gt;изменяемый в промежутке от 2 до 9 с шагом 2-3.&lt;/span&gt;&lt;/p&gt;
&lt;p style=&quot;-qt-paragraph-type:empty; margin-top:0px; margin-bottom:0px; margin-left:0px; margin-right:0px; -qt-block-indent:0; text-indent:0px; font-family:'MS Shell Dlg 2'; font-size:10pt;&quot;&gt;&lt;br /&gt;&lt;/p&gt;
&lt;p style=&quot; margin-top:0px; margin-bottom:0px; margin-left:0px; margin-right:0px; -qt-block-indent:0; text-indent:0px;&quot;&gt;&lt;span style=&quot; font-family:'MS Shell Dlg 2'; font-size:10pt;&quot;&gt;Четвертый график:&lt;/span&gt;&lt;/p&gt;
&lt;p style=&quot; margin-top:0px; margin-bottom:0px; margin-left:0px; margin-right:0px; -qt-block-indent:0; text-indent:0px;&quot;&gt;&lt;span style=&quot; font-family:'MS Shell Dlg 2'; font-size:10pt;&quot;&gt;Аргумент &lt;/span&gt;&lt;span style=&quot; font-family:'MS Shell Dlg 2'; font-size:10pt; font-style:italic;&quot;&gt;V, &lt;/span&gt;&lt;span style=&quot; font-family:'MS Shell Dlg 2'; font-size:10pt;&quot;&gt;изменяемый в промежутке от 100 до 1000 с шагом 200-300.&lt;/span&gt;&lt;/p&gt;
&lt;p style=&quot;-qt-paragraph-type:empty; margin-top:0px; margin-bottom:0px; margin-left:0px; margin-right:0px; -qt-block-indent:0; text-indent:0px; font-family:'MS Shell Dlg 2'; font-size:7.8pt;&quot;&gt;&lt;br /&gt;&lt;/p&gt;
&lt;p style=&quot; margin-top:0px; margin-bottom:0px; margin-left:0px; margin-right:0px; -qt-block-indent:0; text-indent:0px;&quot;&gt;&lt;span style=&quot; font-family:'MS Shell Dlg 2'; font-size:10pt; font-style:italic;&quot;&gt;Данное руководство не является истиной в последней инстанции и может быть изменено со слов преподавателя!&lt;/span&gt;&lt;/p&gt;
&lt;p style=&quot;-qt-paragraph-type:empty; margin-top:0px; margin-bottom:0px; margin-left:0px; margin-right:0px; -qt-block-indent:0; text-indent:0px; font-family:'MS Shell Dlg 2'; font-size:10pt;&quot;&gt;&lt;br /&gt;&lt;/p&gt;&lt;/body&gt;&lt;/html&gt;</string>
         </property>
        </widget>
       </item>
      </layout>
     </widget>
    </widget>
   </item>
  </layout>
 </widget>
 <resources/>
 <connections/>
</ui>
